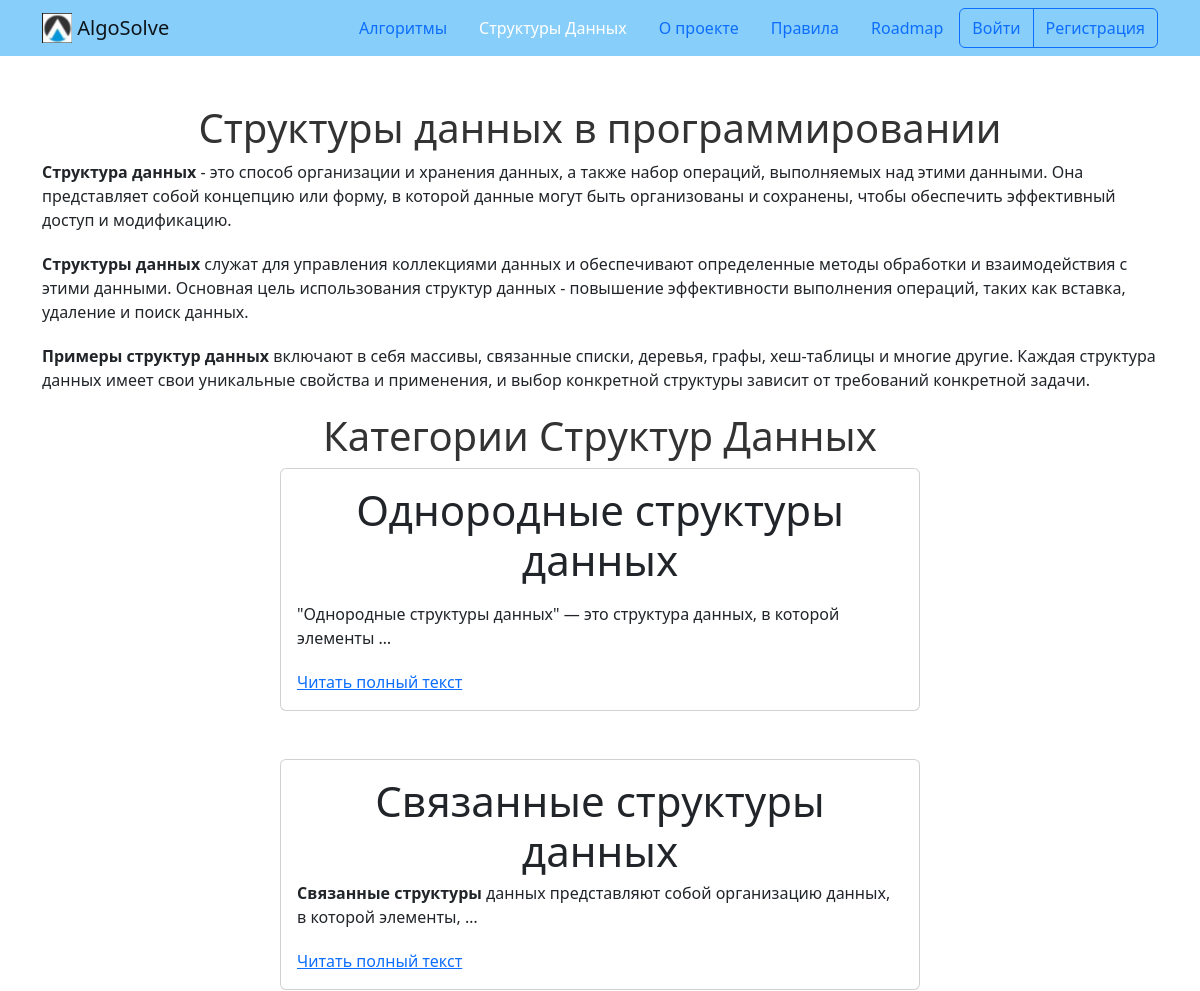
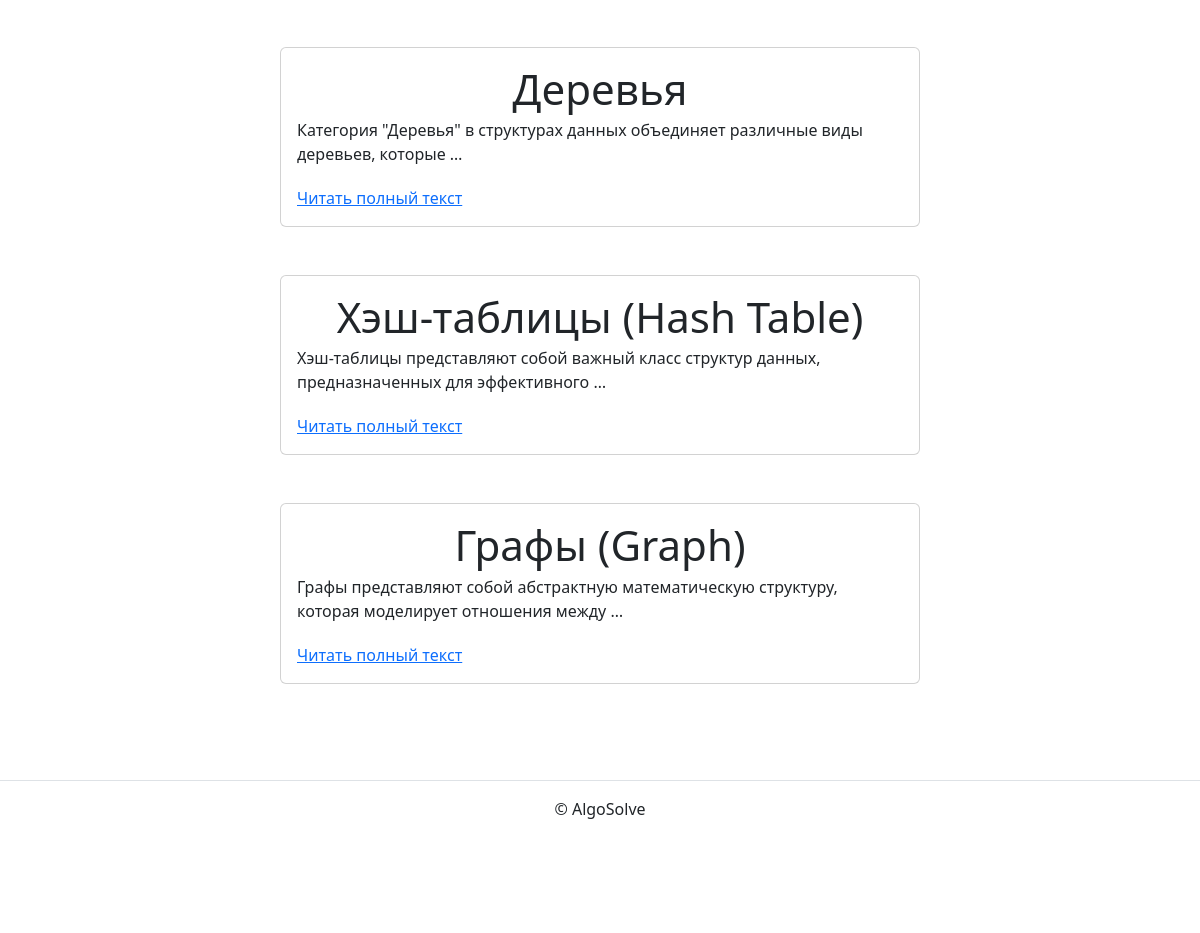
Screenshot of /data_structures/categories/ with the database file from the repository (2 pictures, top to bottom).
### structure/models.py (models this page shows, shortened)
class BaseModel(models.Model):
    is_published = models.BooleanField(
        default=True,
        verbose_name='Опубликовано',
        help_text='Снимите галочку, чтобы скрыть публикацию.'
    )
    created_at = models.DateTimeField(
        auto_now_add=True,
        verbose_name='Добавлено'
    )
    class Meta:
        abstract = True

class CategoryDateStructure(BaseModel):
    title = models.CharField(verbose_name='Название', max_length=256)
    description = models.TextField(verbose_name='Описание', max_length=10000)
    slug = models.SlugField(
        unique=True,
        blank=True,
        verbose_name='Идентификатор',
        help_text=('Идентификатор страницы для URL; '
                   'разрешены символы латиницы, цифры, дефис и подчёркивание.')
    )
    class Meta:
        verbose_name = 'категория'
        verbose_name_plural = 'Категории'

### structure/views.py (the view)
class CategoryDataStructureListView(BaseView, ListView):
    model = CategoryDateStructure
    template_name = 'data_structure/categories.html'
    def get_queryset(self):
        qs = super().get_queryset()
        return qs.filter(is_published=True)

### templates/data_structure/categories.html (shortened to what this page needs)
{% extends "base.html" %}
{% block content %}
{% include "includes/description_data_structure.html" %}
<h1 class="text-center">Категории Структур Данных</h1>
  {% for category in object_list %}
    <article class="mb-5">
      {% include "includes/post_card.html" %}
    </article>
  {% endfor %}
{% endblock %}

### templates/includes/post_card.html (shortened to what this page needs)
<div class="col d-flex justify-content-center">
  <div class="card" style="width: 40rem;">
    <div class="card-body">
      {% if '/algorithms/categories/' in request.path %}
        <h5 class="card-title">{{ category.title }}</h5>
        <h6 class="card-subtitle mb-2 text-muted">
          <small>
            {% if not category.is_published %}
              <p class="text-danger">Категория снят с публикации админом</p>
            {% endif %}
          </small>
        </h6>
        <p class="card-text">{{ category.description|truncatewords:10|safe }}</p>
        <a href="{% url 'algorithm:category_detail' category.slug %}" class="card-link">Читать полный текст</a>
      {% elif '/data_structures/categories/' in request.path %}
        <h5 class="card-title">{{ category.title }}</h5>
        <p class="card-text">{{ category.description|truncatewords:10|safe }}</p>
        <a href="{% url 'data_structure:category_detail' category.slug %}" class="card-link">Читать полный текст</a>
        {% endif %}
    </div>
  </div>
</div>

### static_dev/css/for_algorithm_detail.css (style rules this page uses)
.card-title { text-align: center; font-size: 42px; }

### templates/includes/description_data_structure.html (style rules this page uses)
h1 { text-align: center; color: #333; }
p { margin-bottom: 20px; }

### rows the page displays
CategoryDateStructure: title "Однородные структуры данных", description "\"Однородные структуры данных\" — это структура данных, в которой элементы …"
CategoryDateStructure: title "Связанные структуры данных", description "Связанные структуры данных представляют собой организацию данных, в которой элементы, …"
CategoryDateStructure: title "Деревья", description "Категория \"Деревья\" в структурах данных объединяет различные виды деревьев, которые …"
CategoryDateStructure: title "Хэш-таблицы (Hash Table)", description "Хэш-таблицы представляют собой важный класс структур данных, предназначенных для эффективного …"
CategoryDateStructure: title "Графы (Graph)", description "Графы представляют собой абстрактную математическую структуру, которая моделирует отношения между …"
